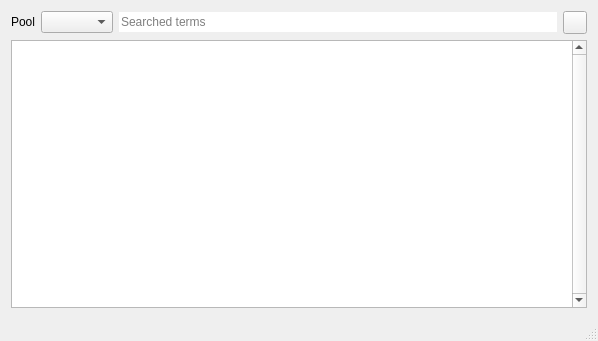
<?xml version="1.0" encoding="UTF-8"?>
<ui version="4.0">
 <class>MainWindow</class>
 <widget class="QMainWindow" name="MainWindow">
  <property name="geometry">
   <rect>
    <x>0</x>
    <y>0</y>
    <width>598</width>
    <height>341</height>
   </rect>
  </property>
  <property name="sizePolicy">
   <sizepolicy hsizetype="Minimum" vsizetype="Minimum">
    <horstretch>0</horstretch>
    <verstretch>0</verstretch>
   </sizepolicy>
  </property>
  <property name="minimumSize">
   <size>
    <width>598</width>
    <height>0</height>
   </size>
  </property>
  <property name="windowTitle">
   <string>XDGSearch</string>
  </property>
  <property name="windowIcon">
   <iconset resource="resources.qrc">
    <normaloff>:/icon/edit-find.svgz</normaloff>:/icon/edit-find.svgz</iconset>
  </property>
  <widget class="QWidget" name="centralWidget">
   <property name="sizePolicy">
    <sizepolicy hsizetype="Minimum" vsizetype="Minimum">
     <horstretch>0</horstretch>
     <verstretch>0</verstretch>
    </sizepolicy>
   </property>
   <layout class="QGridLayout" name="gridLayout_3">
    <item row="1" column="0">
     <widget class="QTextBrowser" name="resultPane">
      <property name="acceptDrops">
       <bool>true</bool>
      </property>
      <property name="toolTip">
       <string>result pane</string>
      </property>
      <property name="verticalScrollBarPolicy">
       <enum>Qt::ScrollBarAlwaysOn</enum>
      </property>
      <property name="horizontalScrollBarPolicy">
       <enum>Qt::ScrollBarAlwaysOff</enum>
      </property>
      <property name="documentTitle">
       <string/>
      </property>
      <property name="openExternalLinks">
       <bool>true</bool>
      </property>
      <property name="openLinks">
       <bool>false</bool>
      </property>
     </widget>
    </item>
    <item row="0" column="0">
     <layout class="QHBoxLayout" name="horizontalLayout">
      <property name="sizeConstraint">
       <enum>QLayout::SetFixedSize</enum>
      </property>
      <item>
       <widget class="QLabel" name="poolLabel">
        <property name="sizePolicy">
         <sizepolicy hsizetype="Fixed" vsizetype="Fixed">
          <horstretch>0</horstretch>
          <verstretch>0</verstretch>
         </sizepolicy>
        </property>
        <property name="text">
         <string>Pool</string>
        </property>
       </widget>
      </item>
      <item>
       <widget class="QComboBox" name="poolCBox">
        <property name="sizePolicy">
         <sizepolicy hsizetype="Minimum" vsizetype="Fixed">
          <horstretch>0</horstretch>
          <verstretch>0</verstretch>
         </sizepolicy>
        </property>
        <property name="toolTip">
         <string>selects a pool</string>
        </property>
       </widget>
      </item>
      <item>
       <widget class="QLineEdit" name="sought">
        <property name="sizePolicy">
         <sizepolicy hsizetype="Expanding" vsizetype="Fixed">
          <horstretch>0</horstretch>
          <verstretch>0</verstretch>
         </sizepolicy>
        </property>
        <property name="toolTip">
         <string>please type the word(s) to search then press return</string>
        </property>
        <property name="frame">
         <bool>false</bool>
        </property>
        <property name="placeholderText">
         <string>Searched terms</string>
        </property>
        <property name="clearButtonEnabled">
         <bool>true</bool>
        </property>
       </widget>
      </item>
      <item>
       <widget class="QToolButton" name="menuButton">
        <property name="contextMenuPolicy">
         <enum>Qt::ActionsContextMenu</enum>
        </property>
        <property name="toolTip">
         <string>popup menu</string>
        </property>
        <property name="text">
         <string/>
        </property>
        <property name="icon">
         <iconset resource="resources.qrc">
          <normaloff>:/icon/show-menu.svgz</normaloff>:/icon/show-menu.svgz</iconset>
        </property>
        <property name="popupMode">
         <enum>QToolButton::InstantPopup</enum>
        </property>
       </widget>
      </item>
     </layout>
    </item>
   </layout>
  </widget>
  <widget class="QStatusBar" name="statusBar">
   <property name="sizeGripEnabled">
    <bool>true</bool>
   </property>
  </widget>
  <action name="actionHistory">
   <property name="text">
    <string>History</string>
   </property>
  </action>
  <action name="actionRebuild_current_Pool">
   <property name="text">
    <string>Rebuild current Pool</string>
   </property>
  </action>
  <action name="actionRebuild_All">
   <property name="text">
    <string>Rebuild All</string>
   </property>
  </action>
  <action name="actionPreferences">
   <property name="text">
    <string>Preferences...</string>
   </property>
  </action>
  <action name="action_Quit">
   <property name="text">
    <string>&amp;Quit</string>
   </property>
   <property name="shortcut">
    <string>Ctrl+Q</string>
   </property>
  </action>
  <action name="actionAbout">
   <property name="text">
    <string>About</string>
   </property>
   <property name="toolTip">
    <string>Information about XDGSearch</string>
   </property>
  </action>
 </widget>
 <layoutdefault spacing="6" margin="11"/>
 <resources>
  <include location="resources.qrc"/>
 </resources>
 <connections>
  <connection>
   <sender>action_Quit</sender>
   <signal>triggered()</signal>
   <receiver>MainWindow</receiver>
   <slot>close()</slot>
   <hints>
    <hint type="sourcelabel">
     <x>-1</x>
     <y>-1</y>
    </hint>
    <hint type="destinationlabel">
     <x>298</x>
     <y>170</y>
    </hint>
   </hints>
  </connection>
 </connections>
</ui>
